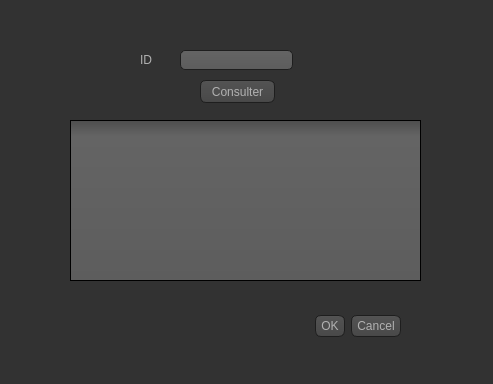
<?xml version="1.0" encoding="UTF-8"?>
<ui version="4.0">
 <class>ConsulterCaissier</class>
 <widget class="QDialog" name="ConsulterCaissier">
  <property name="geometry">
   <rect>
    <x>0</x>
    <y>0</y>
    <width>493</width>
    <height>384</height>
   </rect>
  </property>
  <property name="windowTitle">
   <string>Dialog</string>
  </property>
  <property name="styleSheet">
   <string notr="true">QToolTip
{
     border: 1px solid black;
     background-color: #ffa02f;
     padding: 1px;
     border-radius: 3px;
     opacity: 100;
}

QWidget
{
    color: #b1b1b1;
    background-color: #323232;
}

QWidget:item:hover
{
    background-color: QLinearGradient( x1: 0, y1: 0, x2: 0, y2: 1, stop: 0 #ffa02f, stop: 1 #ca0619);
    color: #000000;
}

QWidget:item:selected
{
    background-color: QLinearGradient( x1: 0, y1: 0, x2: 0, y2: 1, stop: 0 #ffa02f, stop: 1 #d7801a);
}

QMenuBar::item
{
    background: transparent;
}

QMenuBar::item:selected
{
    background: transparent;
    border: 1px solid #ffaa00;
}

QMenuBar::item:pressed
{
    background: #444;
    border: 1px solid #000;
    background-color: QLinearGradient(
        x1:0, y1:0,
        x2:0, y2:1,
        stop:1 #212121,
        stop:0.4 #343434/*,
        stop:0.2 #343434,
        stop:0.1 #ffaa00*/
    );
    margin-bottom:-1px;
    padding-bottom:1px;
}

QMenu
{
    border: 1px solid #000;
}

QMenu::item
{
    padding: 2px 20px 2px 20px;
}

QMenu::item:selected
{
    color: #000000;
}

QWidget:disabled
{
    color: #404040;
    background-color: #323232;
}

QAbstractItemView
{
    background-color: QLinearGradient( x1: 0, y1: 0, x2: 0, y2: 1, stop: 0 #4d4d4d, stop: 0.1 #646464, stop: 1 #5d5d5d);
}

QWidget:focus
{
    /*border: 2px solid QLinearGradient( x1: 0, y1: 0, x2: 0, y2: 1, stop: 0 #ffa02f, stop: 1 #d7801a);*/
}

QLineEdit
{
    background-color: QLinearGradient( x1: 0, y1: 0, x2: 0, y2: 1, stop: 0 #4d4d4d, stop: 0 #646464, stop: 1 #5d5d5d);
    padding: 1px;
    border-style: solid;
    border: 1px solid #1e1e1e;
    border-radius: 5;
}

QPushButton
{
    color: #b1b1b1;
    background-color: QLinearGradient( x1: 0, y1: 0, x2: 0, y2: 1, stop: 0 #565656, stop: 0.1 #525252, stop: 0.5 #4e4e4e, stop: 0.9 #4a4a4a, stop: 1 #464646);
    border-width: 1px;
    border-color: #1e1e1e;
    border-style: solid;
    border-radius: 6;
    padding: 3px;
    font-size: 12px;
    padding-left: 5px;
    padding-right: 5px;
}

QPushButton:pressed
{
    background-color: QLinearGradient( x1: 0, y1: 0, x2: 0, y2: 1, stop: 0 #2d2d2d, stop: 0.1 #2b2b2b, stop: 0.5 #292929, stop: 0.9 #282828, stop: 1 #252525);
}

QComboBox
{
    selection-background-color: #ffaa00;
    background-color: QLinearGradient( x1: 0, y1: 0, x2: 0, y2: 1, stop: 0 #565656, stop: 0.1 #525252, stop: 0.5 #4e4e4e, stop: 0.9 #4a4a4a, stop: 1 #464646);
    border-style: solid;
    border: 1px solid #1e1e1e;
    border-radius: 5;
}

QComboBox:hover,QPushButton:hover
{
    border: 2px solid QLinearGradient( x1: 0, y1: 0, x2: 0, y2: 1, stop: 0 #ffa02f, stop: 1 #d7801a);
}


QComboBox:on
{
    padding-top: 3px;
    padding-left: 4px;
    background-color: QLinearGradient( x1: 0, y1: 0, x2: 0, y2: 1, stop: 0 #2d2d2d, stop: 0.1 #2b2b2b, stop: 0.5 #292929, stop: 0.9 #282828, stop: 1 #252525);
    selection-background-color: #ffaa00;
}

QComboBox QAbstractItemView
{
    border: 2px solid darkgray;
    selection-background-color: QLinearGradient( x1: 0, y1: 0, x2: 0, y2: 1, stop: 0 #ffa02f, stop: 1 #d7801a);
}

QComboBox::drop-down
{
     subcontrol-origin: padding;
     subcontrol-position: top right;
     width: 15px;

     border-left-width: 0px;
     border-left-color: darkgray;
     border-left-style: solid; /* just a single line */
     border-top-right-radius: 3px; /* same radius as the QComboBox */
     border-bottom-right-radius: 3px;
 }

QComboBox::down-arrow
{
     image: url(:/down_arrow.png);
}

QGroupBox:focus
{
border: 2px solid QLinearGradient( x1: 0, y1: 0, x2: 0, y2: 1, stop: 0 #ffa02f, stop: 1 #d7801a);
}

QTextEdit:focus
{
    border: 2px solid QLinearGradient( x1: 0, y1: 0, x2: 0, y2: 1, stop: 0 #ffa02f, stop: 1 #d7801a);
}

QScrollBar:horizontal {
     border: 1px solid #222222;
     background: QLinearGradient( x1: 0, y1: 0, x2: 0, y2: 1, stop: 0.0 #121212, stop: 0.2 #282828, stop: 1 #484848);
     height: 7px;
     margin: 0px 16px 0 16px;
}

QScrollBar::handle:horizontal
{
      background: QLinearGradient( x1: 0, y1: 0, x2: 1, y2: 0, stop: 0 #ffa02f, stop: 0.5 #d7801a, stop: 1 #ffa02f);
      min-height: 20px;
      border-radius: 2px;
}

QScrollBar::add-line:horizontal {
      border: 1px solid #1b1b19;
      border-radius: 2px;
      background: QLinearGradient( x1: 0, y1: 0, x2: 1, y2: 0, stop: 0 #ffa02f, stop: 1 #d7801a);
      width: 14px;
      subcontrol-position: right;
      subcontrol-origin: margin;
}

QScrollBar::sub-line:horizontal {
      border: 1px solid #1b1b19;
      border-radius: 2px;
      background: QLinearGradient( x1: 0, y1: 0, x2: 1, y2: 0, stop: 0 #ffa02f, stop: 1 #d7801a);
      width: 14px;
     subcontrol-position: left;
     subcontrol-origin: margin;
}

QScrollBar::right-arrow:horizontal, QScrollBar::left-arrow:horizontal
{
      border: 1px solid black;
      width: 1px;
      height: 1px;
      background: white;
}

QScrollBar::add-page:horizontal, QScrollBar::sub-page:horizontal
{
      background: none;
}

QScrollBar:vertical
{
      background: QLinearGradient( x1: 0, y1: 0, x2: 1, y2: 0, stop: 0.0 #121212, stop: 0.2 #282828, stop: 1 #484848);
      width: 7px;
      margin: 16px 0 16px 0;
      border: 1px solid #222222;
}

QScrollBar::handle:vertical
{
      background: QLinearGradient( x1: 0, y1: 0, x2: 0, y2: 1, stop: 0 #ffa02f, stop: 0.5 #d7801a, stop: 1 #ffa02f);
      min-height: 20px;
      border-radius: 2px;
}

QScrollBar::add-line:vertical
{
      border: 1px solid #1b1b19;
      border-radius: 2px;
      background: QLinearGradient( x1: 0, y1: 0, x2: 0, y2: 1, stop: 0 #ffa02f, stop: 1 #d7801a);
      height: 14px;
      subcontrol-position: bottom;
      subcontrol-origin: margin;
}

QScrollBar::sub-line:vertical
{
      border: 1px solid #1b1b19;
      border-radius: 2px;
      background: QLinearGradient( x1: 0, y1: 0, x2: 0, y2: 1, stop: 0 #d7801a, stop: 1 #ffa02f);
      height: 14px;
      subcontrol-position: top;
      subcontrol-origin: margin;
}

QScrollBar::up-arrow:vertical, QScrollBar::down-arrow:vertical
{
      border: 1px solid black;
      width: 1px;
      height: 1px;
      background: white;
}


QScrollBar::add-page:vertical, QScrollBar::sub-page:vertical
{
      background: none;
}

QTextEdit
{
    background-color: #242424;
}

QPlainTextEdit
{
    background-color: #242424;
}

QHeaderView::section
{
    background-color: QLinearGradient(x1:0, y1:0, x2:0, y2:1, stop:0 #616161, stop: 0.5 #505050, stop: 0.6 #434343, stop:1 #656565);
    color: white;
    padding-left: 4px;
    border: 1px solid #6c6c6c;
}

QCheckBox:disabled
{
color: #414141;
}

QDockWidget::title
{
    text-align: center;
    spacing: 3px; /* spacing between items in the tool bar */
    background-color: QLinearGradient(x1:0, y1:0, x2:0, y2:1, stop:0 #323232, stop: 0.5 #242424, stop:1 #323232);
}

QDockWidget::close-button, QDockWidget::float-button
{
    text-align: center;
    spacing: 1px; /* spacing between items in the tool bar */
    background-color: QLinearGradient(x1:0, y1:0, x2:0, y2:1, stop:0 #323232, stop: 0.5 #242424, stop:1 #323232);
}

QDockWidget::close-button:hover, QDockWidget::float-button:hover
{
    background: #242424;
}

QDockWidget::close-button:pressed, QDockWidget::float-button:pressed
{
    padding: 1px -1px -1px 1px;
}

QMainWindow::separator
{
    background-color: QLinearGradient(x1:0, y1:0, x2:0, y2:1, stop:0 #161616, stop: 0.5 #151515, stop: 0.6 #212121, stop:1 #343434);
    color: white;
    padding-left: 4px;
    border: 1px solid #4c4c4c;
    spacing: 3px; /* spacing between items in the tool bar */
}

QMainWindow::separator:hover
{

    background-color: QLinearGradient(x1:0, y1:0, x2:0, y2:1, stop:0 #d7801a, stop:0.5 #b56c17 stop:1 #ffa02f);
    color: white;
    padding-left: 4px;
    border: 1px solid #6c6c6c;
    spacing: 3px; /* spacing between items in the tool bar */
}

QToolBar::handle
{
     spacing: 3px; /* spacing between items in the tool bar */
     background: url(:/images/handle.png);
}

QMenu::separator
{
    height: 2px;
    background-color: QLinearGradient(x1:0, y1:0, x2:0, y2:1, stop:0 #161616, stop: 0.5 #151515, stop: 0.6 #212121, stop:1 #343434);
    color: white;
    padding-left: 4px;
    margin-left: 10px;
    margin-right: 5px;
}

QProgressBar
{
    border: 2px solid grey;
    border-radius: 5px;
    text-align: center;
}

QProgressBar::chunk
{
    background-color: #d7801a;
    width: 2.15px;
    margin: 0.5px;
}

QTabBar::tab {
    color: #b1b1b1;
    border: 1px solid #444;
    border-bottom-style: none;
    background-color: #323232;
    padding-left: 10px;
    padding-right: 10px;
    padding-top: 3px;
    padding-bottom: 2px;
    margin-right: -1px;
}

QTabWidget::pane {
    border: 1px solid #444;
    top: 1px;
}

QTabBar::tab:last
{
    margin-right: 0; /* the last selected tab has nothing to overlap with on the right */
    border-top-right-radius: 3px;
}

QTabBar::tab:first:!selected
{
 margin-left: 0px; /* the last selected tab has nothing to overlap with on the right */


    border-top-left-radius: 3px;
}

QTabBar::tab:!selected
{
    color: #b1b1b1;
    border-bottom-style: solid;
    margin-top: 3px;
    background-color: QLinearGradient(x1:0, y1:0, x2:0, y2:1, stop:1 #212121, stop:.4 #343434);
}

QTabBar::tab:selected
{
    border-top-left-radius: 3px;
    border-top-right-radius: 3px;
    margin-bottom: 0px;
}

QTabBar::tab:!selected:hover
{
    /*border-top: 2px solid #ffaa00;
    padding-bottom: 3px;*/
    border-top-left-radius: 3px;
    border-top-right-radius: 3px;
    background-color: QLinearGradient(x1:0, y1:0, x2:0, y2:1, stop:1 #212121, stop:0.4 #343434, stop:0.2 #343434, stop:0.1 #ffaa00);
}

QRadioButton::indicator:checked, QRadioButton::indicator:unchecked{
    color: #b1b1b1;
    background-color: #323232;
    border: 1px solid #b1b1b1;
    border-radius: 6px;
}

QRadioButton::indicator:checked
{
    background-color: qradialgradient(
        cx: 0.5, cy: 0.5,
        fx: 0.5, fy: 0.5,
        radius: 1.0,
        stop: 0.25 #ffaa00,
        stop: 0.3 #323232
    );
}

QCheckBox::indicator{
    color: #b1b1b1;
    background-color: #323232;
    border: 1px solid #b1b1b1;
    width: 9px;
    height: 9px;
}

QRadioButton::indicator
{
    border-radius: 6px;
}

QRadioButton::indicator:hover, QCheckBox::indicator:hover
{
    border: 1px solid #ffaa00;
}

QCheckBox::indicator:checked
{
    image:url(:/images/checkbox.png);
}

QCheckBox::indicator:disabled, QRadioButton::indicator:disabled
{
    border: 1px solid #444;
}</string>
  </property>
  <widget class="QDialogButtonBox" name="buttonBox">
   <property name="geometry">
    <rect>
     <x>60</x>
     <y>310</y>
     <width>341</width>
     <height>32</height>
    </rect>
   </property>
   <property name="orientation">
    <enum>Qt::Horizontal</enum>
   </property>
   <property name="standardButtons">
    <set>QDialogButtonBox::Cancel|QDialogButtonBox::Ok</set>
   </property>
  </widget>
  <widget class="QPushButton" name="pushButton">
   <property name="geometry">
    <rect>
     <x>200</x>
     <y>80</y>
     <width>75</width>
     <height>23</height>
    </rect>
   </property>
   <property name="text">
    <string>Consulter</string>
   </property>
  </widget>
  <widget class="QTableView" name="tableView">
   <property name="geometry">
    <rect>
     <x>70</x>
     <y>120</y>
     <width>351</width>
     <height>161</height>
    </rect>
   </property>
  </widget>
  <widget class="QLineEdit" name="lineEdit_18">
   <property name="geometry">
    <rect>
     <x>180</x>
     <y>50</y>
     <width>113</width>
     <height>20</height>
    </rect>
   </property>
  </widget>
  <widget class="QLabel" name="label_48">
   <property name="geometry">
    <rect>
     <x>140</x>
     <y>50</y>
     <width>31</width>
     <height>20</height>
    </rect>
   </property>
   <property name="text">
    <string>ID</string>
   </property>
  </widget>
 </widget>
 <resources/>
 <connections>
  <connection>
   <sender>buttonBox</sender>
   <signal>accepted()</signal>
   <receiver>ConsulterCaissier</receiver>
   <slot>accept()</slot>
   <hints>
    <hint type="sourcelabel">
     <x>248</x>
     <y>254</y>
    </hint>
    <hint type="destinationlabel">
     <x>157</x>
     <y>274</y>
    </hint>
   </hints>
  </connection>
  <connection>
   <sender>buttonBox</sender>
   <signal>rejected()</signal>
   <receiver>ConsulterCaissier</receiver>
   <slot>reject()</slot>
   <hints>
    <hint type="sourcelabel">
     <x>316</x>
     <y>260</y>
    </hint>
    <hint type="destinationlabel">
     <x>286</x>
     <y>274</y>
    </hint>
   </hints>
  </connection>
 </connections>
</ui>
